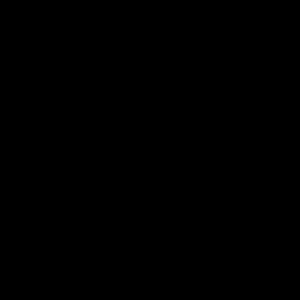
Frame 1 (no input)
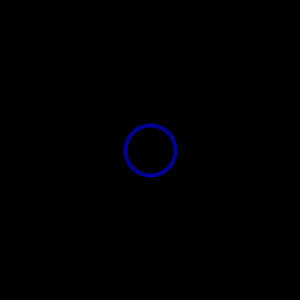
Frame 60 (the mouse pressed at the canvas centre just before this capture)
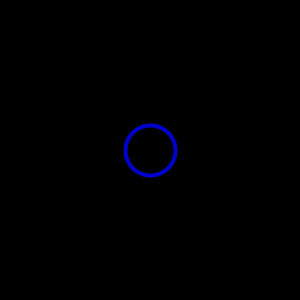
Frame 120 (the mouse held since frame 60 and released just before this capture)

The Processing sketch that drew these frames (run headless with seeded random() and noise(); from frame 60 on, the mouse is pressed at the canvas centre):

// Processing sketch: sample2
// ── sample2.pde
//Processing[BETA] sample program 2
//written by Ryoichiro Debuchi 2007
float X;
float Y;
float R;
int Count;  //カウンター

void setup()
{
  size(300, 300);
  colorMode(RGB, 100);
  frameRate(30); 
  Count = 0;
  X = 150;
  Y = 150;
  R = 50;
}

void draw()
{
  background(0); 
  int col;

 if(Count >= 100)  //明るさが最大値を超えたら暗くしていく
   col = 200 - Count;
 else
   col = Count;

 noFill();

 strokeWeight(4);
 stroke(0, 0, col);
 ellipse(X, Y, R, R);//(X,Y)の位置に描く

 if(Count > 200)
 {
   Count = 0;  //元に戻す
   //新しい円の位置と半径を決める
   X = random(width);
   Y = random(height);
   R = random(width) / 2;
 }
 Count++; //カウンターを増やす
}
